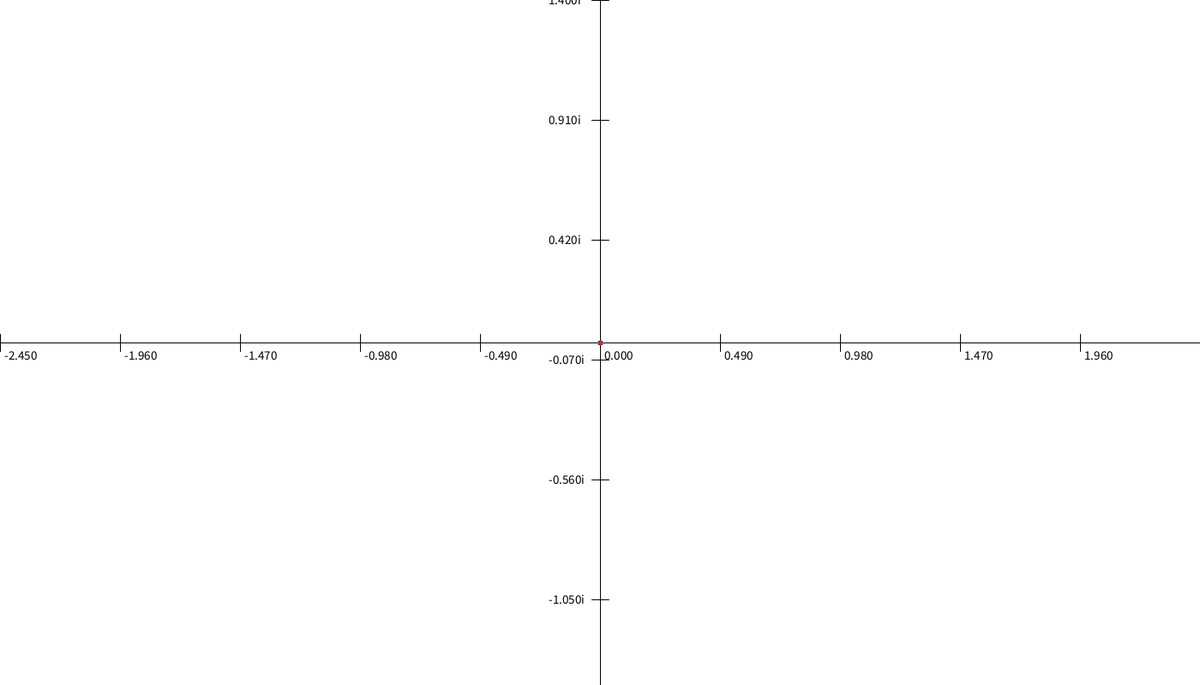
Frame 1 (no input)
Frame 60 (the mouse pressed at the canvas centre just before this capture): identical to frame 1, image omitted
Frame 120 (the mouse held since frame 60 and released just before this capture): identical to frame 1, image omitted

The Processing sketch that drew this single still picture (run headless with seeded random() and noise(); from frame 60 on, the mouse is pressed at the canvas centre):

// Processing sketch: Julia_Sets
// ── Julia_Sets.pde
final float spacing = 140;
final float interval = 0.0035;
final int depth = 100;
Complex c = new Complex(0, 0);
Complex[] points;
Complex point = new Complex(0, 0);

void setup() {
  size(1400, 800);
  points = new Complex[depth];
}

void draw() {
  background(255);
  drawAxes(spacing, spacing);
  if(mousePressed){
     if(mouseButton == LEFT){
        point = getZ(); 
     }
     else if(mouseButton == RIGHT){
        c = getZ(); 
     }
  }
  generatePoints(point, points);
  plotPoints(points);
  plot(c.real, c.imaginary, color(230, 39, 55));
}

void generatePoints(Complex point, Complex[] points) {
  points[0] = point.squared();
  for(int i = 1; i < depth; i++){
      points[i] = points[i-1].add(c).squared();
  }
}

void plotPoints(Complex[] points) {
  for (int i = 0; i < points.length; i++) {
    plot(points[i].real, points[i].imaginary, 0);
  }
  for (int i = 1; i < points.length; i++) {
    float[] prevCoord = getCoords(points[i-1]);
    float[] coord = getCoords(points[i]);
    strokeWeight(1);
    line(prevCoord[0], prevCoord[1], coord[0], coord[1]);
  }
}

Complex getZ() {
  float r = interval*(mouseX-width/2);
  float i = interval*(height/2-mouseY);
  return new Complex(r, i);
}

float[] getCoords(Complex z){
  float x = z.real/interval+width/2;
  float y = height-(z.imaginary/interval+height/2);
  return new float[]{x, y};
}

void plot(float r, float i, int colour) {
  stroke(colour);
  float[] coords = getCoords(new Complex(r, i));
  strokeWeight(5);
  point(coords[0], coords[1]);
}

void drawAxes(float xInt, float yInt) {
  strokeWeight(1);
  stroke(0);
  line(0, height/2, width, height/2);
  line(width/2, 0, width/2, height);
  float xNum = width/xInt;
  float yNum = height/yInt;
  for (int i = 0; i < xNum; i++) {
    line(i*xInt, height/2-10, i*xInt, height/2+10); 
    float x = (i*xInt-width/2);
    textSize(15);
    fill(0);
    text(String.format("%.3f", x*interval), i*xInt+5, height/2+20);
  }
  for (int i = 0; i < yNum; i++) {
    line(width/2-10, i*yInt, width/2+10, i*yInt); 
    float y = (height/2-i*yInt);
    textSize(15);
    fill(0);
    if (y != 0) {
      text(String.format("%.3fi", y*interval), width/2-60, i*yInt+5);
    }
  }
}

// ── Complex.pde
class Complex {
  float real;
  float imaginary;

  public Complex(float r, float i) {
    real = r;
    imaginary = i;
  }

  public Complex add(Complex c) {
    return new Complex(real+c.real, imaginary+c.imaginary);
  }

  public Complex squared() {
    return new Complex(sq(real)-sq(imaginary), 2*real*imaginary);
  }
  
  public String toString(){
     return String.format("%.1f + %.1fi", real, imaginary);  
  }
  
}
